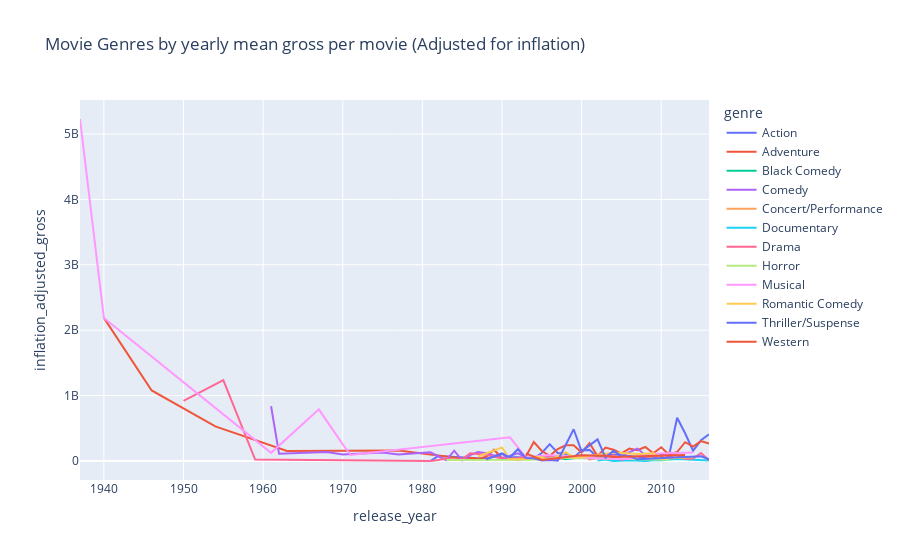

Here is the notebook cell this chart was saved with:
### Code cell
fig = px.line(group_genres, x='release_year', y='inflation_adjusted_gross', color='genre', 
              title='Movie Genres by yearly mean gross per movie (Adjusted for inflation)')
fig.show()

### Figure 1 — Plotly figure (JSON) as saved in the notebook; plotly's stock layout.template omitted (floating-point values rounded to 4 significant figures)
{"data": [{"hoverlabel": {"namelength": 0}, "hovertemplate": "genre=Action<br>release_year=%{x}<br>inflation_adjusted_gross=%{y}", "legendgroup": "Action", "line": {"color": "#636efa", "dash": "solid"}, "mode": "lines", "name": "Action", "showlegend": true, "type": "scatter", "x": [1981, 1982, 1988, 1990, 1991, 1992, 1993, 1994, 1995, 1996, 1997, 1998, 1999, 2000, 2001, 2002, 2004, 2006, 2009, 2010, 2011, 2012, 2013, 2014, 2015, 2016], "xaxis": "x", "y": [0, 77184895, 36053517, 118358772, 57920000.0, 58965304, 44682157, 39545796, 122200000.0, 257800000.0, 122258385, 109300000.0, 54262148, 158970411, 170100000.0, 53120000.0, 101161045, 70801353, 43361416, 96971361, 90848019, 660081224, 424084233, 156500000.0, 319600000.0, 408084349], "yaxis": "y"}, {"hoverlabel": {"namelength": 0}, "hovertemplate": "genre=Adventure<br>release_year=%{x}<br>inflation_adjusted_gross=%{y}", "legendgroup": "Adventure", "line": {"color": "#EF553B", "dash": "solid"}, "mode": "lines", "name": "Adventure", "showlegend": true, "type": "scatter", "x": [1940, 1946, 1954, 1963, 1977, 1985, 1986, 1987, 1988, 1989, 1990, 1991, 1992, 1993, 1994, 1995, 1996, 1997, 1998, 1999, 2000, 2001, 2002, 2003, 2004, 2005, 2006, 2007, 2008, 2009, 2010, 2011, 2012, 2013, 2014, 2015, 2016], "xaxis": "x", "y": [2188229052, 1078510579, 528279994, 153870834, 159743914, 36556591, 47910282, 32798382, 65163938, 172200000.0, 45950000.0, 49810000.0, 14421454, 68750000.0, 289600000.0, 152900000.0, 78700000.0, 182029412, 239000000.0, 240200000.0, 129700000.0, 270600000.0, 75190935, 204200000.0, 172900000.0, 116500000.0, 190732010, 166500000.0, 214524478, 117800000.0, 211000000.0, 94910000.0, 137300000.0, 287700000.0, 220787637, 304400000.0, 267600000.0], "yaxis": "y"}, {"hoverlabel": {"namelength": 0}, "hovertemplate": "genre=Black Comedy<br>release_year=%{x}<br>inflation_adjusted_gross=%{y}", "legendgroup": "Black Comedy", "line": {"color": "#00cc96", "dash": "solid"}, "mode": "lines", "name": "Black Comedy", "showlegend": true, "type": "scatter", "x": [1997, 1998, 2001], "xaxis": "x", "y": [51579764, 28392518, 76758193], "yaxis": "y"}, {"hoverlabel": {"namelength": 0}, "hovertemplate": "genre=Comedy<br>release_year=%{x}<br>inflation_adjusted_gross=%{y}", "legendgroup": "Comedy", "line": {"color": "#ab63fa", "dash": "solid"}, "mode": "lines", "name": "Comedy", "showlegend": true, "type": "scatter", "x": [1961, 1962, 1968, 1970, 1975, 1977, 1981, 1983, 1984, 1985, 1986, 1987, 1988, 1989, 1990, 1991, 1992, 1993, 1994, 1995, 1996, 1997, 1998, 1999, 2000, 2001, 2002, 2003, 2004, 2005, 2006, 2007, 2008, 2009, 2010, 2011, 2012, 2013, 2014], "xaxis": "x", "y": [836500000.0, 109581646, 138612686, 101200742, 131246872, 98067733, 133118889, 11519089, 157057661, 9736051, 90920000.0, 135700000.0, 116937017, 83720000.0, 47910000.0, 80410000.0, 116200000.0, 55550000.0, 54360000.0, 50270000.0, 60448971, 74450000.0, 63590000.0, 52210000.0, 57760000.0, 44660000.0, 96700000.0, 91530000.0, 35470000.0, 72662070, 134034353, 190000000.0, 89070200, 55503929, 27461121, 70410000.0, 37363513, 62700000.0, 60931572], "yaxis": "y"}, {"hoverlabel": {"namelength": 0}, "hovertemplate": "genre=Concert/Performance<br>release_year=%{x}<br>inflation_adjusted_gross=%{y}", "legendgroup": "Concert/Performance", "line": {"color": "#FFA15A", "dash": "solid"}, "mode": "lines", "name": "Concert/Performance", "showlegend": true, "type": "scatter", "x": [2008, 2009], "xaxis": "x", "y": [76646993, 38174685], "yaxis": "y"}, {"hoverlabel": {"namelength": 0}, "hovertemplate": "genre=Documentary<br>release_year=%{x}<br>inflation_adjusted_gross=%{y}", "legendgroup": "Documentary", "line": {"color": "#19d3f3", "dash": "solid"}, "mode": "lines", "name": "Documentary", "showlegend": true, "type": "scatter", "x": [2002, 2003, 2004, 2005, 2006, 2008, 2009, 2010, 2011, 2012, 2014, 2015, 2016], "xaxis": "x", "y": [6089874, 23803108, 426246, 11740942, 12948025, 322979, 12520000.0, 10418932, 16401551, 30675725, 18346024, 16432322, 7895708], "yaxis": "y"}, {"hoverlabel": {"namelength": 0}, "hovertemplate": "genre=Drama<br>release_year=%{x}<br>inflation_adjusted_gross=%{y}", "legendgroup": "Drama", "line": {"color": "#FF6692", "dash": "solid"}, "mode": "lines", "name": "Drama", "showlegend": true, "type": "scatter", "x": [1950, 1955, 1959, 1981, 1982, 1983, 1984, 1985, 1986, 1988, 1989, 1990, 1991, 1992, 1993, 1994, 1995, 1996, 1997, 1998, 1999, 2000, 2001, 2002, 2003, 2004, 2005, 2006, 2007, 2008, 2009, 2010, 2011, 2012, 2013, 2014, 2015, 2016], "xaxis": "x", "y": [920608730, 1236035515, 21505832, 0, 16773129, 36946840, 21075000, 26859194, 117957323, 96865567, 66020000.0, 40077147, 39550000.0, 43740000.0, 73190000.0, 42140000.0, 52550000.0, 81320000.0, 23521666, 57280000.0, 40990000.0, 94405673, 25214223, 48880000.0, 48199077, 87392478, 16085460, 48184528, 38390000.0, 25890000.0, 122200000.0, 58780943, 132600000.0, 86730000.0, 31660000.0, 37607865, 122815814, 10710184], "yaxis": "y"}, {"hoverlabel": {"namelength": 0}, "hovertemplate": "genre=Horror<br>release_year=%{x}<br>inflation_adjusted_gross=%{y}", "legendgroup": "Horror", "line": {"color": "#B6E880", "dash": "solid"}, "mode": "lines", "name": "Horror", "showlegend": true, "type": "scatter", "x": [1983, 1992, 1994, 1997, 2006, 2011], "xaxis": "x", "y": [15136765, 9907922, 17727017, 48546161, 29712825, 19452402], "yaxis": "y"}, {"hoverlabel": {"namelength": 0}, "hovertemplate": "genre=Musical<br>release_year=%{x}<br>inflation_adjusted_gross=%{y}", "legendgroup": "Musical", "line": {"color": "#FF97FF", "dash": "solid"}, "mode": "lines", "name": "Musical", "showlegend": true, "type": "scatter", "x": [1937, 1940, 1961, 1967, 1970, 1971, 1991, 1993, 1996, 2000, 2002, 2006, 2008, 2014], "xaxis": "x", "y": [5228953251, 2187090808, 124841160, 789612346, 255161499, 91305448, 363017667, 55747434, 92077628, 54545249, 36980311, 30737517, 106308538, 130894237], "yaxis": "y"}, {"hoverlabel": {"namelength": 0}, "hovertemplate": "genre=Romantic Comedy<br>release_year=%{x}<br>inflation_adjusted_gross=%{y}", "legendgroup": "Romantic Comedy", "line": {"color": "#FECB52", "dash": "solid"}, "mode": "lines", "name": "Romantic Comedy", "showlegend": true, "type": "scatter", "x": [1987, 1990, 1991, 1993, 1994, 1995, 1996, 1998, 1999, 2000, 2004, 2007, 2009, 2010, 2014], "xaxis": "x", "y": [68181300, 208034448, 24939118, 26070000.0, 63651027, 55950000.0, 13240000.0, 133620516, 54749853, 57925202, 129164207, 107212272, 117000000.0, 34917330, 55961409], "yaxis": "y"}, {"hoverlabel": {"namelength": 0}, "hovertemplate": "genre=Thriller/Suspense<br>release_year=%{x}<br>inflation_adjusted_gross=%{y}", "legendgroup": "Thriller/Suspense", "line": {"color": "#636efa", "dash": "solid"}, "mode": "lines", "name": "Thriller/Suspense", "showlegend": true, "type": "scatter", "x": [1988, 1990, 1991, 1992, 1993, 1994, 1995, 1996, 1997, 1999, 2000, 2002, 2003, 2004, 2005, 2006, 2007, 2015, 2016], "xaxis": "x", "y": [26062188, 106290270, 57544453, 178831137, 46064723, 40804816, 8998000.0, 16284619, 5804995, 485424724, 148208901, 330754439, 51844306, 155021748, 75730458, 75280000.0, 25202168, 72313754, 27569558], "yaxis": "y"}, {"hoverlabel": {"namelength": 0}, "hovertemplate": "genre=Western<br>release_year=%{x}<br>inflation_adjusted_gross=%{y}", "legendgroup": "Western", "line": {"color": "#EF553B", "dash": "solid"}, "mode": "lines", "name": "Western", "showlegend": true, "type": "scatter", "x": [1993, 1995, 2000, 2003, 2004, 2013], "xaxis": "x", "y": [115781734, 15983331, 89042541, 81547672, 60878640, 92597388], "yaxis": "y"}], "layout": {"legend": {"title": {"text": "genre"}, "tracegroupgap": 0}, "title": {"text": "Movie Genres by yearly mean gross per movie (Adjusted for inflation)"}, "xaxis": {"anchor": "y", "domain": [0, 1], "title": {"text": "release_year"}}, "yaxis": {"anchor": "x", "domain": [0, 1], "title": {"text": "inflation_adjusted_gross"}}}}
